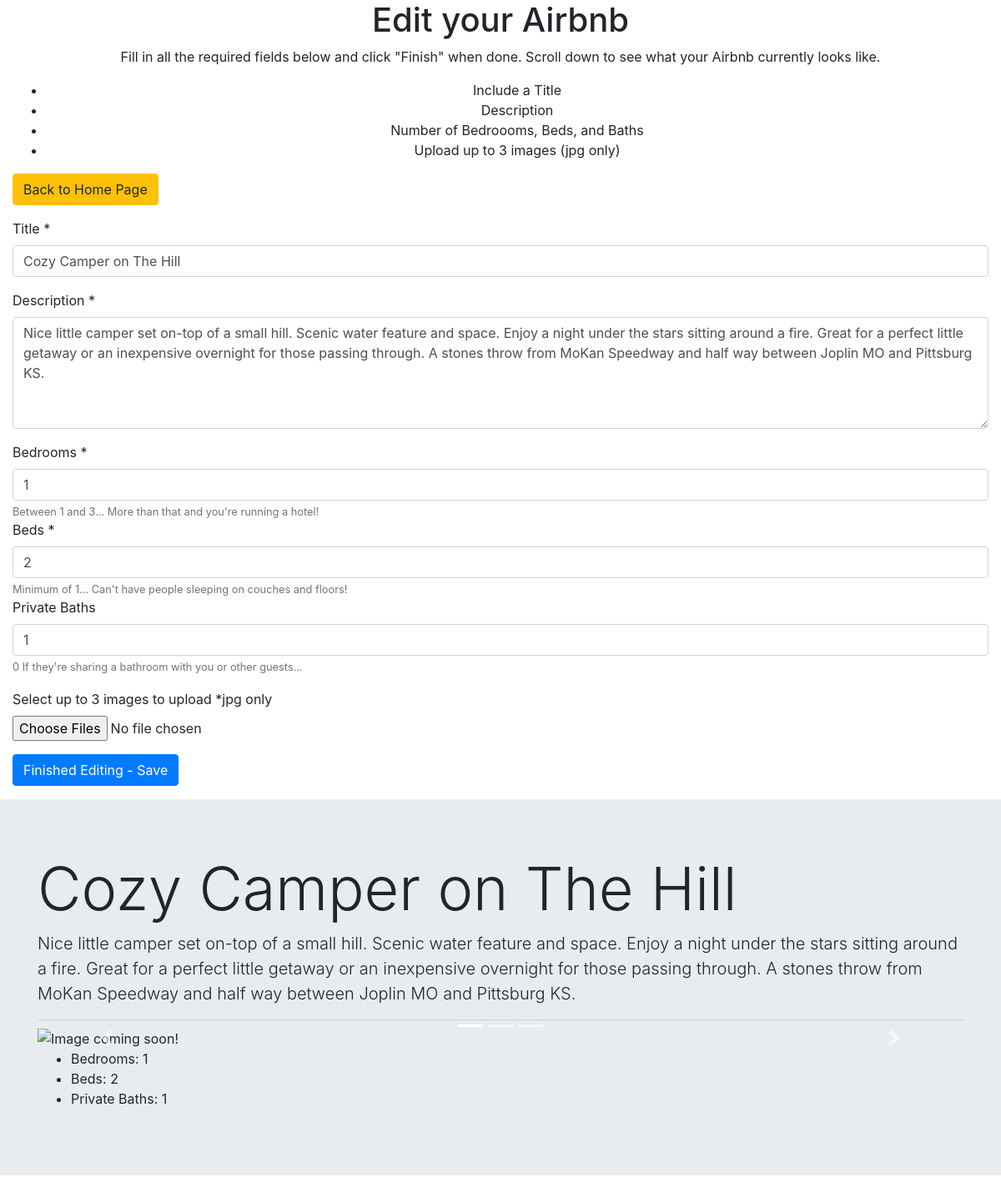
Page /edit.php?id=19 on the committed database.
### tables this page shows
CREATE TABLE `items` (
  `id` int(11) NOT NULL AUTO_INCREMENT,
  `title` varchar(255) NOT NULL,
  `bedrooms` int(11) NOT NULL DEFAULT '1',
  `beds` int(11) NOT NULL DEFAULT '1',
  `baths` int(11) NOT NULL DEFAULT '0',
  `superhosted` tinyint(4) NOT NULL DEFAULT '0',
  `description` longtext NOT NULL,
  PRIMARY KEY (`id`),
  UNIQUE KEY `title_UNIQUE` (`title`)
);

### edit.php (the view, shortened to what this page needs)
<?php
include "PDO.php";
if (isset($_SERVER["QUERY_STRING"])) {
      $query_array = explode("=",$_SERVER["QUERY_STRING"]);
      $id = $query_array[1];
      $get_bnb = $pdo->prepare("SELECT * FROM items WHERE id = ?");
      $get_bnb->execute([$id]);
      $bnb = $get_bnb->fetch(PDO::FETCH_ASSOC);
  }
 ?>
 <!doctype html>
<html lang="en">
<head>
    <link href="https://stackpath.bootstrapcdn.com/bootstrap/4.3.1/css/bootstrap.min.css" rel="stylesheet">
</head>
<body>
<div class="container-fluid">
        <div class="row">
            <div class="col-md"  style="text-align: center;">
                <h1>Edit your Airbnb</h1>
                <p>Fill in all the required fields below and click "Finish" when done. Scroll down to see what your Airbnb currently looks like.</p>
                <ul id="lg-ul">
                    <li>Include a Title</li>
                    <li>Description</li>
                    <li>Number of Bedroooms, Beds, and Baths</li>
                    <li>Upload up to 3 images (jpg only)</li>
                </ul>
            </div>
        </div>
        <div class="row">
            <div class="col-md">
                <form id="bnb-form" action="<?= $_SERVER['PHP_SELF'] ?>" method="post" enctype="multipart/form-data">
                    <div class="form-group">
                        <a href="index.php" class="btn btn-warning big-button">Back to Home Page</a>
                    </div>
                    <div class="form-group">
                        <label for="Title">Title *</label>
                        <input type="text" name="Title" class="form-control" placeholder="Give Your Room a Name That Pops!" value="<?= $bnb["title"] ?>" required>
                    </div>
                    <div class="form-group">
                        <label for="Description">Description *</label>
                        <textarea rows="5" name="Description" class="form-control" placeholder="Describe your property. Try to make a good first impression!" required><?= $bnb["description"] ?></textarea>
                    </div>
                    <div class="form-group">
                        <label for="Bedrooms">Bedrooms *</label>
                        <input type="number" min="1" max="3" name="Bedrooms" class="form-control" value="<?= $bnb["bedrooms"] ?>" required>
                        <small class="form-text text-muted">Between 1 and 3... More than that and you're running a hotel!</small>
                        <label for="Beds">Beds *</label>
                        <input type="number" min="1" name="Beds" class="form-control" value="<?= $bnb["beds"] ?>" required>
                        <small class="form-text text-muted">Minimum of 1... Can't have people sleeping on couches and floors!</small>
                        <label for="Baths">Private Baths</label>
                        <input type="number" name="Baths" min="0" class="form-control" value="<?= $bnb["baths"] ?>">
                        <small class="form-text text-muted">0 If they're sharing a bathroom with you or other guests...</small>
                    </div>
                    <div class="form-group">
                        <label for="images[]">Select up to 3 images to upload *jpg only</label>
                        <input type="file" name="images[]" max="3" multiple class="form-control-file">
                    </div>
                    <div class="form-group">
                        <button type="submit" name="submit" class="btn btn-primary big-button">Finished Editing - Save</button>
                    </div>
                </form>
            </div>
        </div>
    </div>
    <div class="jumbotron jumbotron-fluid">
        <div class="container">
            <h1 class="display-3"><?= $bnb['title']?></h1>
            <p class="lead"><?= $bnb['description'] ?></p>
            <hr class="my-2">
            <div id="bnbpics" class="carousel slide" data-ride="carousel">
                <ol class="carousel-indicators">
                    <li data-target="#bnbpics" data-slide-to="0" class="active"></li>
                    <li data-target="#bnbpics" data-slide-to="1"></li>
                    <li data-target="#bnbpics" data-slide-to="2"></li>
                </ol>
                <div class="carousel-inner" role="listbox">
                    <div class="carousel-item active">
                    </div>
                </div>
                <a class="carousel-control-prev" href="#bnbpics" role="button" data-slide="prev">
                    <span class="carousel-control-prev-icon" aria-hidden="true"></span>
                </a>
                <a class="carousel-control-next" href="#bnbpics" role="button" data-slide="next">
                    <span class="carousel-control-next-icon" aria-hidden="true"></span>
                </a>
            </div>
            <ul>
                <li>Bedrooms: <?= $bnb['bedrooms']?></li>
                <li>Beds: <?= $bnb['beds'] ?></li>
                <li>Private Baths: <?= $bnb['baths'] ?></li>
            </ul>
        </div>
    </div>
</body>
</html>

### rows in the picture
items: Title "Cozy Camper on The Hill", Description "Nice little camper set on-top of a small hill. Scenic water feature and space. Enjoy a night under the stars sitting around a fire. Great for a perfect little getaway or an inexpensive overnight for those passing through. A stones throw from MoKan Speedway and half way between Joplin MO and Pittsburg KS.", Bedrooms "1", Beds "2", Baths "1", title "Cozy Camper on The Hill", description "Nice little camper set on-top of a small hill. Scenic water feature and space. Enjoy a night under the stars sitting around a fire. Great for a perfect little getaway or an inexpensive overnight for those passing through. A stones throw from MoKan Speedway and half way between Joplin MO and Pittsburg KS.", bedrooms "1", beds "2", baths "1"
